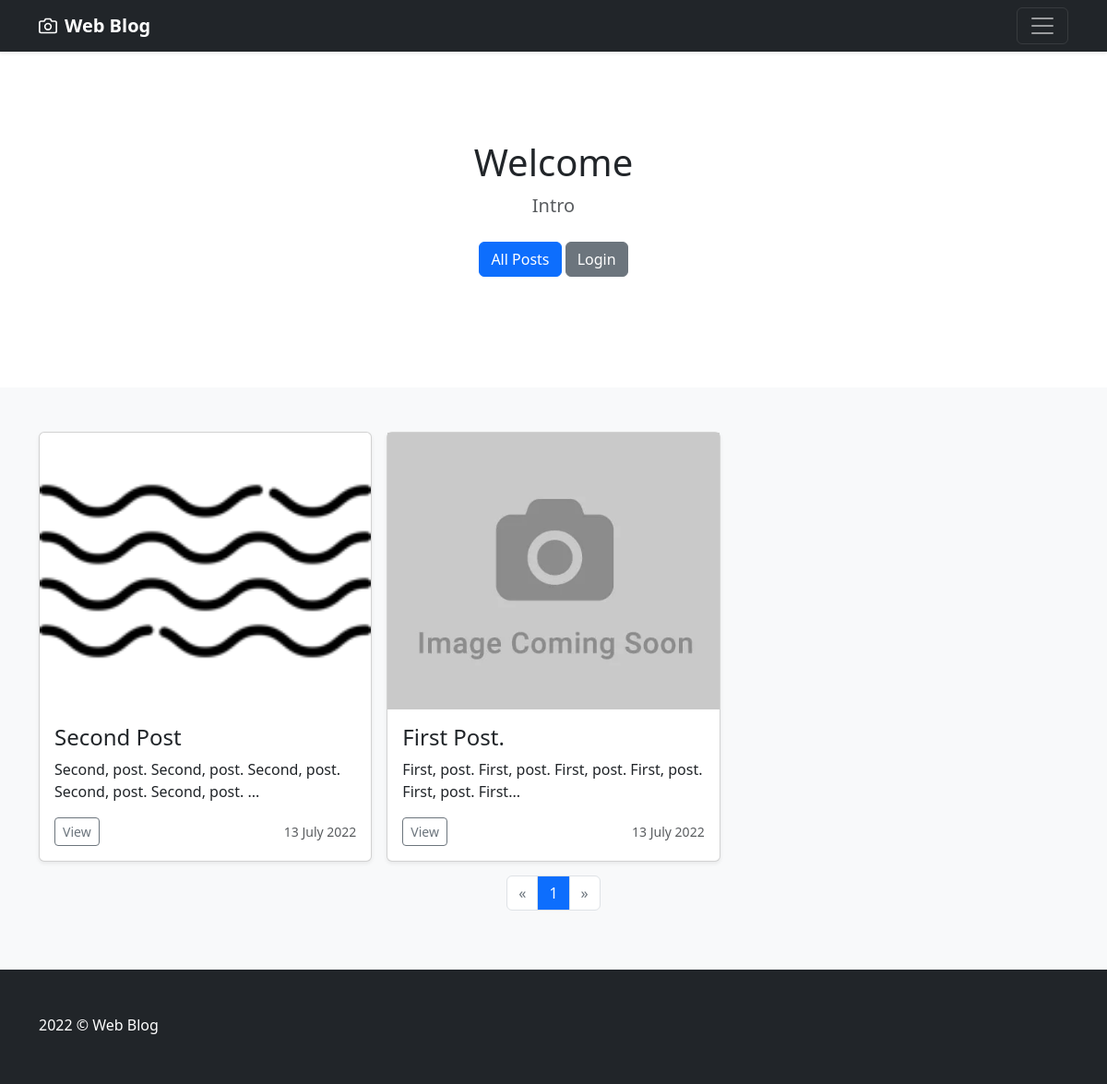
The page /user_posts/1 on the database its author committed.
### web_blog/models.py (models this page shows, shortened)
class Post(db.Model):
    id = db.Column(db.Integer, primary_key=True)
    title = db.Column(db.String(100), nullable=False)
    date_posted = db.Column(db.DateTime, nullable=False,
                            default=datetime.utcnow)
    content = db.Column(db.Text, nullable=False)
    user_id = db.Column(db.Integer, db.ForeignKey('user.id'),
                        nullable=False)
    image_file = db.Column(db.String(50), nullable=False,
                           default='default_post.png')

### web_blog/posts/routes.py (the view)
@posts.route('/user_posts/<int:user_id>')
def user_posts(user_id):
    page = request.args.get('page', 1, type=int)
    user = User.query.filter_by(id=user_id).first_or_404()
    posts = Post.query.filter_by(author=user)\
        .order_by(Post.date_posted.desc())\
        .paginate(page=page, per_page=9)
    return render_template('home.html', posts=posts, user=user, flag=True)

### web_blog/templates/home.html (shortened to what this page needs)
{% extends 'layout.html' %}
{% block content %}
<main>
    <section class="py-5 text-center container">
        <div class="row py-lg-5">
            <div class="col-lg-6 col-md-8 mx-auto">
                <h1 class="fw-light">Welcome
                    {% if current_user.is_authenticated %} {{ current_user.username }}!{% endif %}</h1>
                <p class="lead text-muted">Intro</p>
                <p>
                    <a class="btn btn-primary my-2"
                       href="{{ url_for('posts.home') }}">All Posts</a>
                    {% if current_user.is_authenticated %}
                        <a class="btn btn-secondary my-2"
                           href="{{ url_for('posts.user_posts', user_id=current_user.id) }}">My Posts</a>
                    {% else %}
                        <a class="btn btn-secondary my-2"
                           href="{{ url_for('users.login') }}">Login</a>
                    {% endif %}
                </p>
            </div>
        </div>
    </section>
    <div class="album py-5 bg-light">
        <div class="container">
            <div class="row row-cols-1 row-cols-sm-2 row-cols-md-3 g-3">
                {% for post in posts.items %}
                    <div class="col">
                        <div class="card shadow-sm">
                            <img class="post-pic"
                                 src="{{ url_for('static', filename='post_pics/' + post.image_file) }}"
                                 height="300px">
                            <div class="card-body">
                                <h4 class="h4">{{ post.title }}</h4>
                                <p class="card-text">
                                    {% if post.content|length < 70 %}
                                        {{ post.content }}
                                    {% else %}
                                        {{ post.content[:70] }}...
                                    {% endif %}
                                </p>
                                <div class="d-flex justify-content-between align-items-center">
                                    <div class="btn-group">
                                        <a href="{{ url_for('posts.post', post_id=post.id) }}"
                                           class="btn btn-sm btn-outline-secondary">View</a>
                                    </div>
                                    <small class="text-muted">{{ post.date_posted.strftime('%d %B %Y') }}</small>
                                </div>
                            </div>
                        </div>
                    </div>
                {% endfor %}
            </div>
            <nav aria-label="Page navigation example"
                 style="display: flex; justify-content:center; margin-top: 15px;">
                <ul class="pagination">
                    <li class="page-item">
                        <a href="{{ url_for('posts.home', page=posts.prev_num) }}"
                           {% if posts.page == 1 %} class="page-link disabled" {% else %} class="page-link" {% endif %}
                             aria-label="Previous">
                            <span aria-hidden="true">&laquo;</span>
                        </a>
                    </li>
                    {% for page_num in posts.iter_pages(left_edge=1, right_edge=1, left_current=1, right_current=2) %}
                        {% if page_num %}
                            {% if posts.page == page_num %}
                                <li class="page-item">
                                    <a class="page-link text-white bg-primary"
                                       href="{{ url_for('posts.home', page=page_num) }}">
                                        {{ page_num }}
                                    </a>
                                </li>
                            {% else %}
                                <li class="page-item">
                                    <a class="page-link" href="{{ url_for('posts.home', page=page_num) }}">
                                        {{ page_num }}
                                    </a>
                                </li>
                            {% endif %}
                        {% endif %}
                    {% endfor %}
                    <li class="page-item">
                        <a class="page-link {% if posts.page == posts.pages %}disabled{% endif %}"
                           href="{{ url_for('posts.home', page=posts.next_num) }}"
                           aria-label="Next">
                            <span aria-hidden="true">&raquo;</span>
                        </a>
                    </li>
                </ul>
            </nav>
        </div>
    </div>
</main>
{% endblock %}

### web_blog/templates/layout.html (shortened to what this page needs)
<!DOCTYPE html>
<html lang="en">
<head>
    <link href="{{ url_for('static', filename='assets/dist/css/bootstrap.min.css') }}" rel="stylesheet">
</head>
<body>
    <header>
        <div class="navbar navbar-dark bg-dark shadow-sm">
            <div class="container">
                <a href="#" class="navbar-brand d-flex align-items-center">
                    <strong>Web Blog</strong>
                </a>
                <button class="navbar-toggler" type="button" data-bs-toggle="collapse" data-bs-target="#navbarHeader"
                        aria-controls="navbarHeader" aria-expanded="false" aria-label="Toggle navigation">
                    <span class="navbar-toggler-icon"></span>
                </button>
            </div>
        </div>
    </header>
    {% block content %}
    {% endblock %}
    <footer class="text-muted bg-dark py-5">
        <div class="container">
            <p class="mb-1 text-white">2022 &copy; Web Blog</p>
        </div>
    </footer>
</body>
</html>

### web_blog/templates/layout.html (style rules this page uses)
body { height: 100vh; align-items: center; }
.post-pic { object-fit: cover; }

### rows shown on the page
Post: image_file (picture), title "Second Post", content "Second, post. Second, post. Second, post. Second, post. Second, post.", date_posted "13 July 2022"
Post: image_file (placeholder picture), title "First Post.", content "First, post. First, post. First, post. First, post. First, post. First", date_posted "13 July 2022"

### other values the page prints
{{ page_num }} "1"
